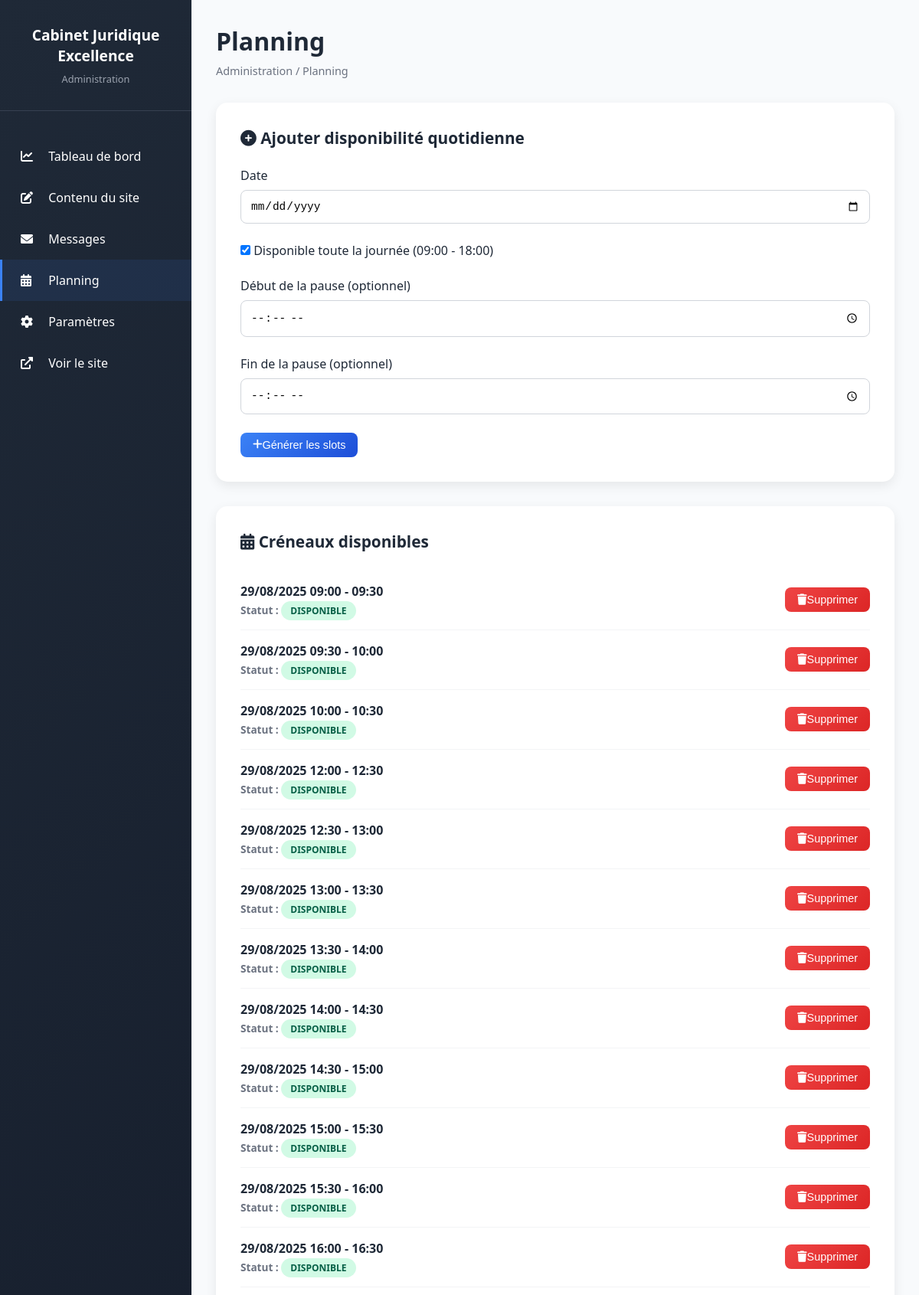
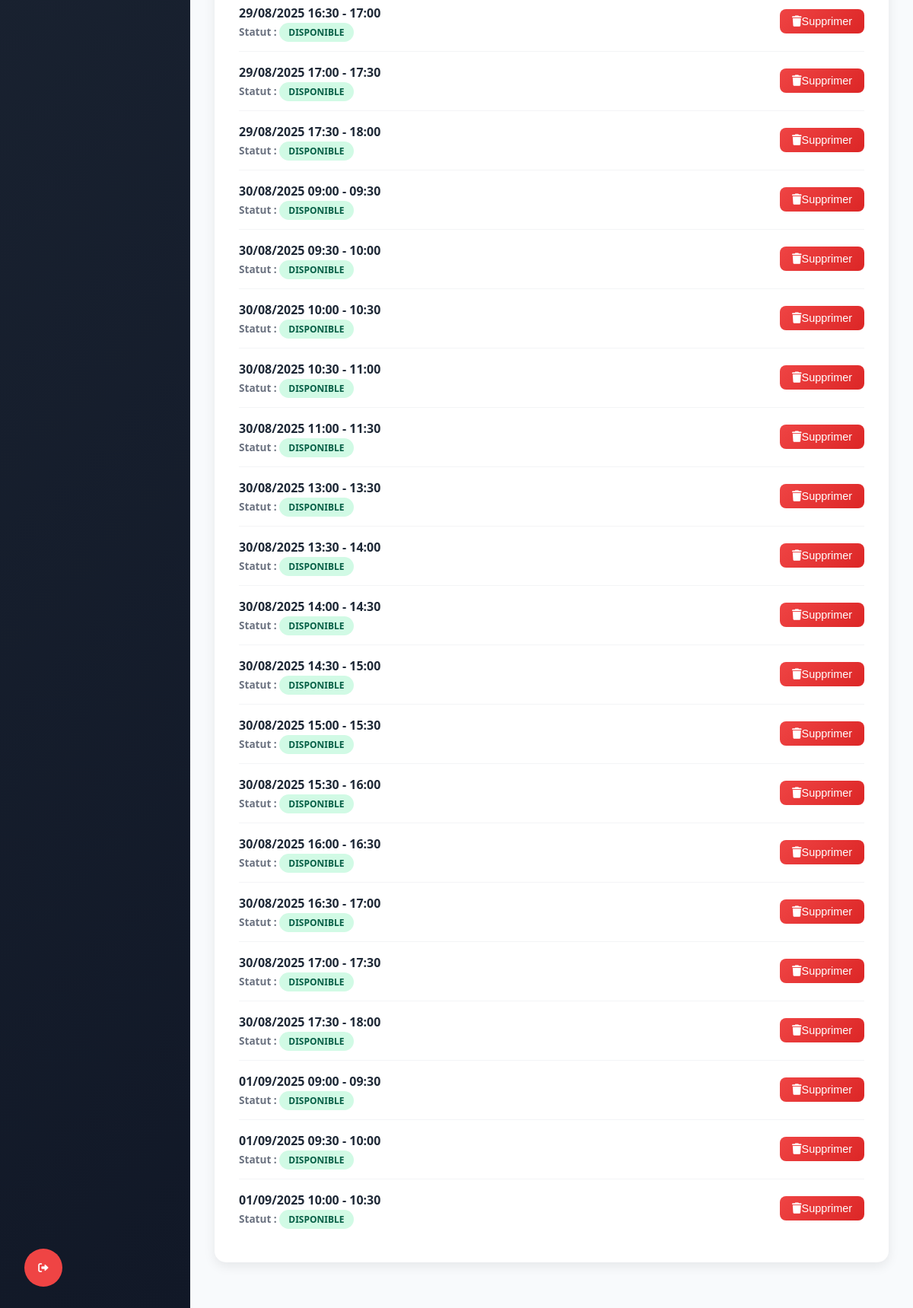
The app's page /admin/schedule (signed in) with its own data (2 pictures, top to bottom).
### tables this page shows
CREATE TABLE appointment_slots (
                    id INTEGER PRIMARY KEY AUTOINCREMENT,
                    start_time DATETIME NOT NULL,
                    end_time DATETIME NOT NULL,
                    is_booked INTEGER DEFAULT 0,
                    created_at DATETIME DEFAULT CURRENT_TIMESTAMP,
                    updated_at DATETIME DEFAULT CURRENT_TIMESTAMP
                );

### controllers/AdminController.php (called while the page is built, shortened)
<?php
require_once 'includes/Database.php';
class AdminController {
    private $db;
    public function __construct() {
        $database = new Database();
        $this->db = $database->getConnection();
    }
    public function schedule() {
        try {
            $slots = $this->db->query("
                SELECT s.*, COUNT(a.id) as appointment_count
                FROM appointment_slots s
                LEFT JOIN appointments a ON s.id = a.slot_id AND a.status IN ('pending', 'confirmed')
                WHERE s.start_time >= datetime('now')
                GROUP BY s.id
                ORDER BY s.start_time
            ")->fetchAll(PDO::FETCH_ASSOC);
        } catch (PDOException $e) {
            error_log("Database error in schedule: " . $e->getMessage());
            $error = 'Erreur serveur lors du chargement des créneaux.';
            include 'views/admin/error.php';
            return;
        }
        include 'views/admin/schedule.php';
    }
}
?>

### index.php (called while the page is built, shortened)
<?php
require_once INCLUDES_PATH . 'Database.php';
require_once INCLUDES_PATH . 'Router.php';
try {
    $database = new Database();
    $db = $database->getConnection();
    $router = new Router();
    $router->add('/', 'HomeController', 'index', 'GET');
    $router->add('/contact', 'ContactController', 'submit', 'POST');
    $router->add('/api/appointment-slots', 'ContactController', 'getAvailableSlots', 'GET');
    $router->add('/admin', 'AdminController', 'login', 'GET');
    $router->add('/admin/login', 'AdminController', 'login', 'POST');
    $router->add('/admin/dashboard', 'AdminController', 'dashboard', 'GET');
    $router->add('/admin/content', 'AdminController', 'content', 'GET');
    $router->add('/admin/content', 'AdminController', 'content', 'POST');
    $router->add('/admin/contacts', 'AdminController', 'contacts', 'GET');
    $router->add('/admin/schedule', 'AdminController', 'schedule', 'GET');
    $router->add('/admin/schedule', 'AdminController', 'schedule', 'POST');
    $router->add('/admin/settings', 'AdminController', 'settings', 'GET');
    $router->add('/admin/logout', 'AdminController', 'logout', 'GET');
    $router->add('/service/{id}', 'ServiceController', 'show', 'GET');
    $router->add('/admin/message/{id}', 'AdminController', 'messageDetail', 'GET');
    $url = $_SERVER['REQUEST_URI'];
    $url = strtok($url, '?');
    $httpMethod = $_SERVER['REQUEST_METHOD'];
    $queryParams = $_GET;
    $router->route($url, $httpMethod, $queryParams);
} catch (Exception $e) {
    error_log("Erreur d'application : " . $e->getMessage() . " à " . date('Y-m-d H:i:s'));
    http_response_code(500);
    header('Content-Type: application/json; charset=utf-8');
    echo json_encode(['success' => false, 'message' => 'Erreur serveur interne : ' . h($e->getMessage())], JSON_UNESCAPED_UNICODE);
    exit;
}
?>

### includes/Database.php (called while the page is built, shortened)
<?php
class Database {
    private $connection = null;
    public function getConnection() {
        if ($this->connection === null) {
            try {
                $this->connection = new PDO('sqlite:' . DB_NAME);
                $this->connection->setAttribute(PDO::ATTR_ERRMODE, PDO::ERRMODE_EXCEPTION);
                $this->connection->setAttribute(PDO::ATTR_DEFAULT_FETCH_MODE, PDO::FETCH_ASSOC);
                $this->connection->exec('PRAGMA foreign_keys = ON;');
                $this->connection->exec('PRAGMA journal_mode = WAL;');
                $this->connection->exec('PRAGMA synchronous = NORMAL;');
                $this->connection->exec('PRAGMA cache_size = 10000;');
                $this->connection->exec('PRAGMA temp_store = MEMORY;');
                $this->initializeTables();
            } catch (Exception $e) {
                error_log('Database Connection Error: ' . $e->getMessage());
                throw new Exception('Database connection failed: ' . $e->getMessage());
            }
        }
        return $this->connection;
    }
    private function initializeTables() {
        try {
            $this->connection->beginTransaction();
            foreach ($tables as $sql) {
                $this->connection->exec($sql);
            }
            $this->upgradeSchema();
            $this->connection->commit();
        } catch (Exception $e) {
            $this->connection->rollBack();
            error_log('Error initializing tables: ' . $e->getMessage());
            throw $e;
        }
    }
    private function upgradeSchema() {
        $columns = $this->connection->query("PRAGMA table_info(news)")->fetchAll(PDO::FETCH_ASSOC);
    }
    private function createIndexes() {
        $indexes = [
            "CREATE INDEX IF NOT EXISTS idx_contact_files_contact_id ON contact_files(contact_id)",
            "CREATE INDEX IF NOT EXISTS idx_contacts_status ON contacts(status)",
            "CREATE INDEX IF NOT EXISTS idx_contacts_created_at ON contacts(created_at)",
            "CREATE INDEX IF NOT EXISTS idx_contacts_email ON contacts(email)",
            "CREATE INDEX IF NOT EXISTS idx_contacts_appointment_id ON contacts(appointment_id)",
            "CREATE INDEX IF NOT EXISTS idx_site_content_section ON site_content(section)",
            "CREATE INDEX IF NOT EXISTS idx_services_active ON services(is_active, order_position)",
            "CREATE INDEX IF NOT EXISTS idx_team_members_active ON team_members(is_active, order_position)",
            "CREATE INDEX IF NOT EXISTS idx_news_active ON news(is_active, order_position)",
            "CREATE INDEX IF NOT EXISTS idx_events_active ON events(is_active, order_position)",
            "CREATE INDEX IF NOT EXISTS idx_appointment_slots_time ON appointment_slots(start_time, end_time)",
            "CREATE INDEX IF NOT EXISTS idx_appointments_slot_id ON appointments(slot_id)"
        ];
        foreach ($indexes as $index) {
            try {
                $this->connection->exec($index);
            } catch (PDOException $e) {
                error_log('Error creating index: ' . $e->getMessage());
                throw $e;
            }
        }
    }
}
?>

### views/admin/schedule.php (the view, shortened to what this page needs)
<!DOCTYPE html>
<html lang="fr">
<head>
    <link rel="stylesheet" href="https://cdnjs.cloudflare.com/ajax/libs/font-awesome/6.0.0/css/all.min.css">
</head>
<body>
    <div class="admin-layout">
        <aside class="sidebar">
            <div class="sidebar-header">
                <h2><?php echo defined('SITE_NAME') ? SITE_NAME : 'Cabinet Excellence'; ?></h2>
                <p>Administration</p>
            </div>
            <ul class="sidebar-nav">
                <li><a href="/admin/dashboard">
                    <i class="fas fa-chart-line"></i>
                    Tableau de bord
                </a></li>
                <li><a href="/admin/content">
                    <i class="fas fa-edit"></i>
                    Contenu du site
                </a></li>
                <li><a href="/admin/contacts">
                    <i class="fas fa-envelope"></i>
                    Messages
                </a></li>
                <li><a href="/admin/schedule" class="active">
                    <i class="fas fa-calendar-alt"></i>
                    Planning
                </a></li>
                <li><a href="/admin/settings">
                    <i class="fas fa-cog"></i>
                    Paramètres
                </a></li>
                <li><a href="/" target="_blank">
                    <i class="fas fa-external-link-alt"></i>
                    Voir le site
                </a></li>
            </ul>
        </aside>
        <main class="main-content">
            <div class="page-header">
                <h1>Planning</h1>
                <div class="breadcrumb">Administration / Planning</div>
            </div>
            <div class="section-card">
                <h2 class="section-title">
                    <i class="fas fa-plus-circle"></i>
                    Ajouter disponibilité quotidienne
                </h2>
                <form action="/admin/schedule" method="POST">
                    <div class="form-group">
                        <label for="date">Date</label>
                        <input type="date" id="date" name="date" class="form-control" required min="<?php echo date('Y-m-d'); ?>">
                    </div>
                    <div class="form-group">
                        <label>
                            <input type="checkbox" id="all_day" name="all_day" checked>
                            Disponible toute la journée (09:00 - 18:00)
                        </label>
                    </div>
                    <div class="form-group">
                        <label for="break_start">Début de la pause (optionnel)</label>
                        <input type="time" id="break_start" name="break_start" class="form-control">
                    </div>
                    <div class="form-group">
                        <label for="break_end">Fin de la pause (optionnel)</label>
                        <input type="time" id="break_end" name="break_end" class="form-control">
                    </div>
                    <button type="submit" class="btn btn-primary">
                        <i class="fas fa-plus"></i>
                        Générer les slots
                    </button>
                </form>
            </div>
            <div class="section-card">
                <h2 class="section-title">
                    <i class="fas fa-calendar-alt"></i>
                    Créneaux disponibles
                </h2>
                <?php if (empty($slots)): ?>
                    <p style="color: #6b7280; text-align: center; padding: 2rem;">Aucun créneau disponible pour le moment.</p>
                <?php else: ?>
                    <ul class="slots-list">
                        <?php foreach ($slots as $slot): ?>
                            <li class="slot-item">
                                <div class="slot-info">
                                    <h4><?php echo date('d/m/Y H:i', strtotime($slot['start_time'])); ?> - <?php echo date('H:i', strtotime($slot['end_time'])); ?></h4>
                                    <p>
                                        <strong>Statut :</strong>
                                        <span class="status-badge <?php echo ($slot['is_booked'] ?? false) ? 'status-booked' : 'status-available'; ?>">
                                            <?php echo ($slot['is_booked'] ?? false) ? 'Réservé' : 'Disponible'; ?>
                                        </span>
                                    </p>
                                </div>
                                <div>
                                    <?php if (isset($slot['is_booked']) && !$slot['is_booked']): ?>
                                        <form action="/admin/schedule" method="POST" style="display: inline;">
                                            <button type="submit" class="btn btn-danger" onclick="return confirm('Voulez-vous vraiment supprimer ce créneau ?');">
                                                <i class="fas fa-trash"></i>
                                                Supprimer
                                            </button>
                                        </form>
                                    <?php endif; ?>
                                </div>
                            </li>
                        <?php endforeach; ?>
                    </ul>
                <?php endif; ?>
            </div>
        </main>
    </div>
    <button class="logout-btn" onclick="logout()" title="Se déconnecter">
        <i class="fas fa-sign-out-alt"></i>
    </button>
</body>
</html>

### includes/Router.php (shortened to what this page needs)
<?php
class Router {
    private $routes = [];
    public function add($path, $controller, $method, $httpMethod = 'GET') {
        $this->routes[strtoupper($httpMethod)][$path] = [
            'controller' => CONTROLLERS_PATH . $controller . '.php',
            'method' => $method
        ];
    }
    public function route($url, $httpMethod, $queryParams = []) {
        $url = strtok($url, '?');
        $url = rtrim($url, '/');
        $httpMethod = strtoupper($httpMethod);
        if (isset($this->routes[$httpMethod][$url])) {
            $route = $this->routes[$httpMethod][$url];
            return $this->dispatch($route['controller'], $route['method'], [], $queryParams);
        }
    }
    private function dispatch($controllerPath, $method, $params = [], $queryParams = []) {
        $controller = new $controllerName();
        return call_user_func_array([$controller, $method], array_merge($params, [$queryParams]));
    }
}
?>

### views/admin/schedule.php (style rules this page uses)
* { margin: 0; padding: 0; box-sizing: border-box; }
body { font-family: 'Segoe UI', Tahoma, Geneva, Verdana, sans-serif; background: #f8fafc; color: #1f2937; }
.admin-layout { display: grid; grid-template-columns: 250px 1fr; min-height: 100vh; }
.sidebar { background: linear-gradient(135deg, #1f2937, #111827); color: white; padding: 2rem 0; }
.sidebar-header { text-align: center; padding: 0 1rem 2rem; border-bottom: 1px solid #374151; margin-bottom: 2rem; }
.sidebar-header h2 { font-size: 1.2rem; margin-bottom: 0.5rem; }
.sidebar-header p { font-size: 0.8rem; color: #9ca3af; }
.sidebar-nav { list-style: none; }
.sidebar-nav a { display: block; color: white; text-decoration: none; padding: 1rem 1.5rem; transition: all 0.3s ease; border-left: 3px solid transparent; }
.sidebar-nav a:hover, .sidebar-nav a.active { background: rgba(59, 130, 246, 0.1); border-left-color: #3b82f6; }
.sidebar-nav i { margin-right: 0.75rem; width: 20px; }
.main-content { padding: 2rem; }
.page-header { margin-bottom: 2rem; }
.page-header h1 { font-size: 2rem; color: #1f2937; margin-bottom: 0.5rem; }
.breadcrumb { color: #6b7280; font-size: 0.9rem; }
.section-card { background: white; border-radius: 15px; padding: 2rem; box-shadow: 0 5px 15px rgba(0, 0, 0, 0.08); margin-bottom: 2rem; }
.section-title { font-size: 1.3rem; margin-bottom: 1.5rem; color: #1f2937; }
.form-group { margin-bottom: 1.5rem; }
.form-group label { display: block; font-weight: 500; margin-bottom: 0.5rem; color: #1f2937; }
.form-control { width: 100%; padding: 0.75rem; border: 1px solid #d1d5db; border-radius: 8px; font-size: 0.9rem; transition: border-color 0.3s ease; }
.btn { display: inline-flex; align-items: center; padding: 0.5rem 1rem; border-radius: 8px; text-decoration: none; font-weight: 500; font-size: 0.9rem; transition: all 0.3s ease; cursor: pointer; }
.btn-primary { background: linear-gradient(135deg, #3b82f6, #1d4ed8); color: white; border: none; }
.btn-danger { background: linear-gradient(135deg, #ef4444, #dc2626); color: white; border: none; }
.slots-list { list-style: none; }
.slot-item { display: flex; align-items: center; justify-content: space-between; padding: 1rem 0; border-bottom: 1px solid #f3f4f6; }
.slot-item:last-child { border-bottom: none; }
.slot-info { flex: 1; }
.slot-info h4 { font-size: 1rem; color: #1f2937; margin-bottom: 0.25rem; }
.slot-info p { font-size: 0.85rem; color: #6b7280; }
.status-badge { padding: 0.25rem 0.75rem; border-radius: 20px; font-size: 0.75rem; font-weight: 600; text-transform: uppercase; }
.status-available { background: #d1fae5; color: #065f46; }
.logout-btn { position: fixed; bottom: 2rem; left: 2rem; background: #ef4444; color: white; border: none; padding: 0.75rem; border-radius: 50%; cursor: pointer; transition: all 0.3s ease; width: 50px; height: 50px; }

### records on screen
appointment_slots: start_time "29/08/2025 09:00", end_time "09:30", is_booked "DISPONIBLE"
appointment_slots: start_time "29/08/2025 09:30", end_time "10:00", is_booked "DISPONIBLE"
appointment_slots: start_time "29/08/2025 10:00", end_time "10:30", is_booked "DISPONIBLE"
appointment_slots: start_time "29/08/2025 12:00", end_time "12:30", is_booked "DISPONIBLE"
appointment_slots: start_time "29/08/2025 12:30", end_time "13:00", is_booked "DISPONIBLE"
appointment_slots: start_time "29/08/2025 13:00", end_time "13:30", is_booked "DISPONIBLE"
appointment_slots: start_time "29/08/2025 13:30", end_time "14:00", is_booked "DISPONIBLE"
appointment_slots: start_time "29/08/2025 14:00", end_time "14:30", is_booked "DISPONIBLE"
appointment_slots: start_time "29/08/2025 14:30", end_time "15:00", is_booked "DISPONIBLE"
appointment_slots: start_time "29/08/2025 15:00", end_time "15:30", is_booked "DISPONIBLE"
appointment_slots: start_time "29/08/2025 15:30", end_time "16:00", is_booked "DISPONIBLE"
appointment_slots: start_time "29/08/2025 16:00", end_time "16:30", is_booked "DISPONIBLE"
appointment_slots: start_time "29/08/2025 16:30", end_time "17:00", is_booked "DISPONIBLE"
appointment_slots: start_time "29/08/2025 17:00", end_time "17:30", is_booked "DISPONIBLE"
appointment_slots: start_time "29/08/2025 17:30", end_time "18:00", is_booked "DISPONIBLE"
appointment_slots: start_time "30/08/2025 09:00", end_time "09:30", is_booked "DISPONIBLE"
appointment_slots: start_time "30/08/2025 09:30", end_time "10:00", is_booked "DISPONIBLE"
appointment_slots: start_time "30/08/2025 10:00", end_time "10:30", is_booked "DISPONIBLE"
appointment_slots: start_time "30/08/2025 10:30", end_time "11:00", is_booked "DISPONIBLE"
appointment_slots: start_time "30/08/2025 11:00", end_time "11:30", is_booked "DISPONIBLE"
appointment_slots: start_time "30/08/2025 13:00", end_time "13:30", is_booked "DISPONIBLE"
appointment_slots: start_time "30/08/2025 13:30", end_time "14:00", is_booked "DISPONIBLE"
appointment_slots: start_time "30/08/2025 14:00", end_time "14:30", is_booked "DISPONIBLE"
appointment_slots: start_time "30/08/2025 14:30", end_time "15:00", is_booked "DISPONIBLE"
appointment_slots: start_time "30/08/2025 15:00", end_time "15:30", is_booked "DISPONIBLE"
appointment_slots: start_time "30/08/2025 15:30", end_time "16:00", is_booked "DISPONIBLE"
appointment_slots: start_time "30/08/2025 16:00", end_time "16:30", is_booked "DISPONIBLE"
appointment_slots: start_time "30/08/2025 16:30", end_time "17:00", is_booked "DISPONIBLE"
appointment_slots: start_time "30/08/2025 17:00", end_time "17:30", is_booked "DISPONIBLE"
appointment_slots: start_time "30/08/2025 17:30", end_time "18:00", is_booked "DISPONIBLE"
appointment_slots: start_time "01/09/2025 09:00", end_time "09:30", is_booked "DISPONIBLE"
appointment_slots: start_time "01/09/2025 09:30", end_time "10:00", is_booked "DISPONIBLE"
appointment_slots: start_time "01/09/2025 10:00", end_time "10:30", is_booked "DISPONIBLE"

### other values on screen
SITE_NAME "Cabinet Juridique Excellence"
